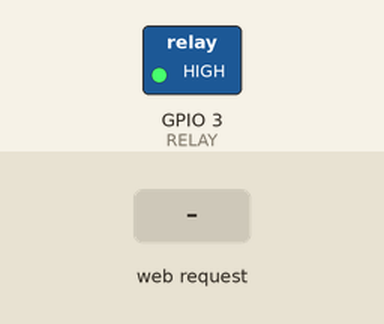
Recording of a sketch running on a simulated ESP8266 (NodeMCU). Parts: switched loads named in the sketch (green lamp = pin HIGH). The inputs (shaded band) are chosen by the test bench. WiFi joins after 1.5 s; servers stay silent unless stated; what the sketch prints to the serial monitor is not drawn.

Above: at 2.8 s.
2.9 s: HTTP request GET /RELAY=ON received
At 4.15 s:
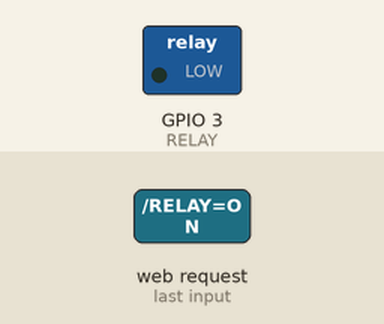
Timing chart, 0 to 5.9 s (numbered marks = the images above; inputs shaded):
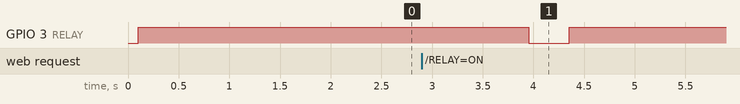

Measured:
- after the input at 2.9 s, GPIO 3 (RELAY): HIGH → LOW after 1.1 s, → HIGH 0.40 s later

The sketch:

GATE_ESP01.ino
```cpp
#include <ESP8266WiFi.h>

const int MAX_RUNNING_TIME = 3600000;
const char* ssid = "Arun"; // fill in here your router or wifi SSID
const char* password = "63666366"; // fill in here your router or wifi password
 #define RELAY 3 // relay connected to  GPIO0
WiFiServer server(80);

void setup()
{
  pinMode(RELAY, INPUT_PULLUP);  // Disable internal pull-down, enable pull-up
  delay(100);  // Short delay to stabilize GPIO state

  Serial.begin(115200,SERIAL_8N1,SERIAL_TX_ONLY); // must be same baudrate with the Serial Monitor
  Serial.setDebugOutput(true);
  pinMode(RELAY,OUTPUT);
  digitalWrite(RELAY,HIGH);
  // Connect to WiFi network
  Serial.println();
  Serial.println();
  Serial.print("Connecting to ");
  Serial.println(ssid);

  WiFi.begin(ssid, password);

  while (WiFi.status() != WL_CONNECTED)
  {
    delay(500);
    Serial.print(".");
  }
  Serial.println("");
  Serial.println("WiFi connected");

  // Start the server
  server.begin();
  server.setNoDelay(true);
  Serial.println("Server started");

  // Print the IP address
  Serial.print("Use this URL to connect: ");
  Serial.print("https://");
  Serial.print(WiFi.localIP());
  Serial.println("/");

}

// prepare a web page to be send to a client (web browser)
String prepareHtmlPage()
{
  String htmlPage;
  htmlPage.reserve(1024);               // prevent ram fragmentation
  htmlPage = F("HTTP/1.1 200 OK\r\n"
               "Content-Type: text/json\r\n"
               "Connection: close\r\n"  // the connection will be closed after completion of the response
               "\r\n"
               "{\"gateStatus\":\"open\"}"
               "\r\n");

  return htmlPage;
}

void loop()
{
  // Serial.println("loop");
  if(millis()> MAX_RUNNING_TIME){
    // Serial.println("ESP RESTARTED");
    ESP.restart();
  }
  // Check if a client has connected
  WiFiClient client = server.accept();
  delay(500);
  if (!client)
  {
    // Serial.println("no client");
    client.stop();
    delay(100);
    return;
  }

  // Wait until the client sends some data
  // Serial.println("new client");
  delay(50);
  if(!client.available())
  {
    // Serial.println("new client not available");
    return;
  }

  // Read the first line of the request
  String request = client.readStringUntil('\r');
  // Serial.println(request);
  client.flush();
  client.println(prepareHtmlPage());
  // Match the request
  if (request.indexOf("/RELAY=ON") != -1)
  {
    // Serial.println("RELAY=ON");
    digitalWrite(RELAY,LOW);
    delay(400);
    digitalWrite(RELAY,HIGH);
  }
  delay(500);
  // client.stop();
  // Serial.println("Client Stop");
  // Serial.println("Loop Completed");
  // Serial.println("");
}
```
